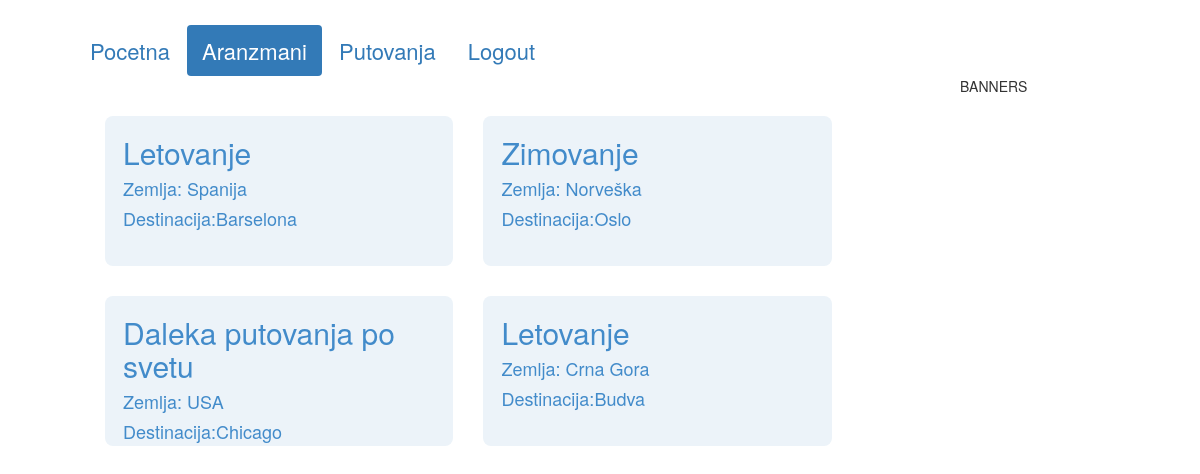
Screenshot of /arrangements.php with the database file from the repository.
### tables this page shows
CREATE TABLE `arrangements` (
  `arrangement_id` int(10) NOT NULL,
  `type` enum('Letovanje','Zimovanje','Ture u Evropi','Evropski gradovi','Vikend u Evropi','Daleka putovanja po svetu') NOT NULL,
  `country` varchar(50) NOT NULL,
  `destination` varchar(50) NOT NULL
);

### arrangements.php (the view, shortened to what this page needs)
<?php
	include_once("functions/functions.php");
	$link = connection();
	$title = "Aranzmani";
	head($title);
?>
<body>
	<div class="col-lg-12 col-md-12 col-sm-12 col-xs-12 div1">
<?php
		navigation($title);
?>
		<div class="col-lg-9 col-md-9 col-sm-12 col-xs-12 div2">
<?php
			$sql = "SELECT * FROM `arrangements`";
			$query = mysqli_query($link, $sql);
			while($results = mysqli_fetch_array($query)) {
?>
				<div class="oglas">
					<h2><?=$results['type']?></h2>
					<h4>Zemlja: <?=$results['country']?></h4>
					<h4>Destinacija:<?=$results['destination']?></h4>
				</div>
<?php
			}
?>
		</div>
		<div class="col-lg-3 col-md-3 hidden-sm hidden-xs">
			BANNERS
		</div>
	</div>
</body>
</html>

### functions/functions.php (shortened to what this page needs)
<?php
	function head($title) {
?>
		<!DOCTYPE html>
		<html lang="sr">
		<head>
			<link rel="stylesheet" type="text/css" href="bootstrap + jquery/css/bootstrap.css">
		</head>
<?php
	}
?>
<?php
	function navigation($title) {
		echo'<div class="header">
			<ul class="nav nav-pills">';
				tab($title, 'Pocetna', 'welcome.php');
				tab($title, 'Aranzmani', 'arrangements.php');
		echo'</ul>
		</div>';
	}
	function tab($title, $string, $link) {
		if(strcmp($title, $string) == 0) {
			echo '<li role="presentation" class="active"><a href="'. $link .'.php">'. $string .'</a></li>';
		} else {
			echo '<li role="presentation"><a href="'. $link .'">'. $string .'</a></li>';
		}
	}
?>

### rows the page displays
arrangements: type "Letovanje", country "Spanija", destination "Barselona"
arrangements: type "Zimovanje", country "Norveška", destination "Oslo"
arrangements: type "Daleka putovanja po svetu", country "USA", destination "Chicago"
arrangements: type "Letovanje", country "Crna Gora", destination "Budva"

### other values shown
$string "Pocetna Putovanja Logout"
$string "Aranzmani"
